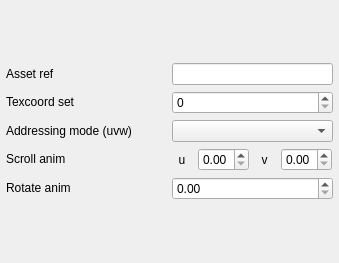
<?xml version="1.0" encoding="UTF-8"?>
<ui version="4.0">
 <class>OgreMaterialEditorTextureUnitTab</class>
 <widget class="QWidget" name="OgreMaterialEditorTextureUnitTab">
  <property name="geometry">
   <rect>
    <x>0</x>
    <y>0</y>
    <width>339</width>
    <height>263</height>
   </rect>
  </property>
  <property name="minimumSize">
   <size>
    <width>300</width>
    <height>200</height>
   </size>
  </property>
  <layout class="QVBoxLayout" name="verticalLayout_2">
   <property name="spacing">
    <number>0</number>
   </property>
   <property name="margin">
    <number>0</number>
   </property>
   <item>
    <layout class="QGridLayout" name="gridLayout">
     <property name="margin">
      <number>6</number>
     </property>
     <property name="verticalSpacing">
      <number>6</number>
     </property>
     <item row="0" column="0">
      <widget class="QLabel" name="label">
       <property name="sizePolicy">
        <sizepolicy hsizetype="MinimumExpanding" vsizetype="Fixed">
         <horstretch>0</horstretch>
         <verstretch>0</verstretch>
        </sizepolicy>
       </property>
       <property name="text">
        <string>Asset ref</string>
       </property>
      </widget>
     </item>
     <item row="0" column="2">
      <widget class="QLineEdit" name="assetRefLineEdit"/>
     </item>
     <item row="1" column="0">
      <widget class="QLabel" name="label_2">
       <property name="sizePolicy">
        <sizepolicy hsizetype="MinimumExpanding" vsizetype="Fixed">
         <horstretch>0</horstretch>
         <verstretch>0</verstretch>
        </sizepolicy>
       </property>
       <property name="text">
        <string>Texcoord set</string>
       </property>
      </widget>
     </item>
     <item row="1" column="2">
      <widget class="QSpinBox" name="texCoordSetSpinBox"/>
     </item>
     <item row="2" column="0">
      <widget class="QLabel" name="label_3">
       <property name="sizePolicy">
        <sizepolicy hsizetype="MinimumExpanding" vsizetype="Fixed">
         <horstretch>0</horstretch>
         <verstretch>0</verstretch>
        </sizepolicy>
       </property>
       <property name="text">
        <string>Addressing mode (uvw)</string>
       </property>
      </widget>
     </item>
     <item row="2" column="2">
      <widget class="QComboBox" name="addrModeComboBox"/>
     </item>
     <item row="3" column="0">
      <widget class="QLabel" name="label_4">
       <property name="sizePolicy">
        <sizepolicy hsizetype="MinimumExpanding" vsizetype="Fixed">
         <horstretch>0</horstretch>
         <verstretch>0</verstretch>
        </sizepolicy>
       </property>
       <property name="text">
        <string>Scroll anim</string>
       </property>
      </widget>
     </item>
     <item row="4" column="0">
      <widget class="QLabel" name="label_5">
       <property name="sizePolicy">
        <sizepolicy hsizetype="MinimumExpanding" vsizetype="Fixed">
         <horstretch>0</horstretch>
         <verstretch>0</verstretch>
        </sizepolicy>
       </property>
       <property name="text">
        <string>Rotate anim</string>
       </property>
      </widget>
     </item>
     <item row="3" column="2">
      <layout class="QHBoxLayout" name="horizontalLayout">
       <property name="spacing">
        <number>6</number>
       </property>
       <item>
        <widget class="QLabel" name="label_6">
         <property name="sizePolicy">
          <sizepolicy hsizetype="Fixed" vsizetype="Preferred">
           <horstretch>0</horstretch>
           <verstretch>0</verstretch>
          </sizepolicy>
         </property>
         <property name="text">
          <string>  u  </string>
         </property>
        </widget>
       </item>
       <item>
        <widget class="QDoubleSpinBox" name="scrollAnimUSpinBox"/>
       </item>
       <item>
        <widget class="QLabel" name="label_7">
         <property name="sizePolicy">
          <sizepolicy hsizetype="Fixed" vsizetype="Preferred">
           <horstretch>0</horstretch>
           <verstretch>0</verstretch>
          </sizepolicy>
         </property>
         <property name="text">
          <string>  v  </string>
         </property>
        </widget>
       </item>
       <item>
        <widget class="QDoubleSpinBox" name="scrollAnimVSpinBox"/>
       </item>
      </layout>
     </item>
     <item row="4" column="2">
      <layout class="QHBoxLayout" name="horizontalLayout_2">
       <item>
        <widget class="QDoubleSpinBox" name="rotateAnimSpinBox"/>
       </item>
      </layout>
     </item>
     <item row="0" column="1">
      <spacer name="horizontalSpacer">
       <property name="orientation">
        <enum>Qt::Horizontal</enum>
       </property>
       <property name="sizeType">
        <enum>QSizePolicy::Fixed</enum>
       </property>
       <property name="sizeHint" stdset="0">
        <size>
         <width>40</width>
         <height>20</height>
        </size>
       </property>
      </spacer>
     </item>
    </layout>
   </item>
  </layout>
 </widget>
 <resources/>
 <connections/>
</ui>
